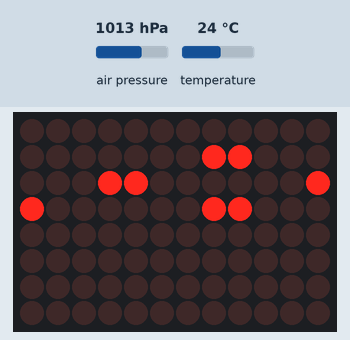
The sketch below on a simulated Arduino Uno R4 WiFi. Parts: 12×8 LED matrix. Inputs (shaded band) come from the test bench; at power-on: air pressure 1013 hPa, temperature 24 °C. What the sketch prints to the serial monitor is not drawn.

Above: at 0.1 s.

The sketch:

smartrocket.ino.ino
```cpp
#include <Wire.h>
#include <Arduino_LED_Matrix.h>
#include <Adafruit_BMP280.h>
ArduinoLEDMatrix matrix;
Adafruit_BMP280 bmp;

// Sea level pressure (adjust for your location if needed)
#define SEA_LEVEL_PRESSURE 1013.25

void setup() {
  Serial.begin(9600);
  Wire.begin();
  matrix.begin();

  if (!bmp.begin(0x76)) {   // Try 0x77 if needed
    Serial.println("Error: BMP280 sensor not found!");
    while (1);
  }

  Serial.println("=== Rocket Environmental System Ready ===");
}

void loop() {

  float temperatureC = bmp.readTemperature();
  float pressurePa = bmp.readPressure();
  float pressurehPa = pressurePa / 100.0;
  float altitudeM = bmp.readAltitude(SEA_LEVEL_PRESSURE);

  Serial.println("----- Sensor Data -----");

  Serial.print("Temperature: ");
  Serial.print(temperatureC);
  Serial.println(" °C");

  Serial.print("Pressure: ");
  Serial.print(pressurehPa);
  Serial.println(" hPa");

  Serial.print("Altitude: ");
  Serial.print(altitudeM);
  Serial.println(" meters");

  Serial.println("-----------------------");
  Serial.println();

  showRunningIndicator();

  delay(2000);
}

// Simple dot indicator on matrix
void showRunningIndicator() {
  uint8_t frame[8][8] = {
    {0,0,0,0,0,0,0,0},
    {0,0,0,0,0,0,0,0},
    {0,0,0,1,1,0,0,0},
    {0,0,0,1,1,0,0,0},
    {0,0,0,1,1,0,0,0},
    {0,0,0,1,1,0,0,0},
    {0,0,0,0,0,0,0,0},
    {0,0,0,0,0,0,0,0}
  };

  matrix.renderBitmap(frame, 8, 8);
}
```
